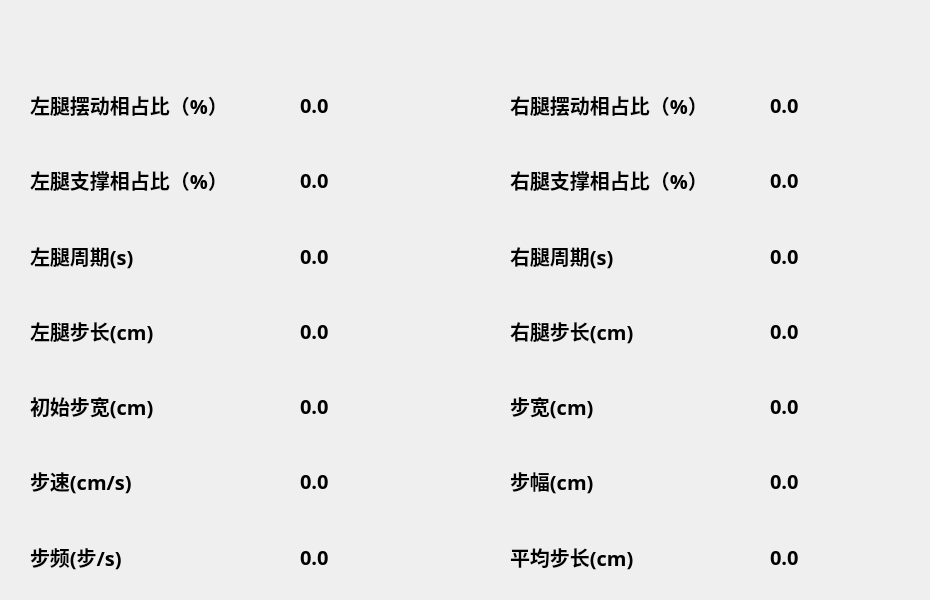
      <widget class="QWidget" name="tab_5">
       <attribute name="title">
        <string>步态参数解算结果</string>
       </attribute>
       <widget class="QWidget" name="verticalLayoutWidget_15">
        <property name="geometry">
         <rect>
          <x>770</x>
          <y>70</y>
          <width>151</width>
          <height>521</height>
         </rect>
        </property>
        <layout class="QVBoxLayout" name="verticalLayout_14">
         <item>
          <widget class="QLabel" name="label_right_swing_data">
           <property name="font">
            <font>
             <family>宋体</family>
             <pointsize>15</pointsize>
             <weight>75</weight>
             <bold>true</bold>
            </font>
           </property>
           <property name="text">
            <string>0.0</string>
           </property>
          </widget>
         </item>
         <item>
          <widget class="QLabel" name="label_right_support_data">
           <property name="font">
            <font>
             <family>宋体</family>
             <pointsize>15</pointsize>
             <weight>75</weight>
             <bold>true</bold>
            </font>
           </property>
           <property name="text">
            <string>0.0</string>
           </property>
          </widget>
         </item>
         <item>
          <widget class="QLabel" name="label_right_period_data">
           <property name="font">
            <font>
             <family>宋体</family>
             <pointsize>15</pointsize>
             <weight>75</weight>
             <bold>true</bold>
            </font>
           </property>
           <property name="text">
            <string>0.0</string>
           </property>
          </widget>
         </item>
         <item>
          <widget class="QLabel" name="label_right_step_length_data">
           <property name="font">
            <font>
             <family>宋体</family>
             <pointsize>15</pointsize>
             <weight>75</weight>
             <bold>true</bold>
            </font>
           </property>
           <property name="text">
            <string>0.0</string>
           </property>
          </widget>
         </item>
         <item>
          <widget class="QLabel" name="label_step_width_data">
           <property name="font">
            <font>
             <family>宋体</family>
             <pointsize>15</pointsize>
             <weight>75</weight>
             <bold>true</bold>
            </font>
           </property>
           <property name="text">
            <string>0.0</string>
           </property>
          </widget>
         </item>
         <item>
          <widget class="QLabel" name="label_right_stride_length_data">
           <property name="font">
            <font>
             <family>宋体</family>
             <pointsize>15</pointsize>
             <weight>75</weight>
             <bold>true</bold>
            </font>
           </property>
           <property name="text">
            <string>0.0</string>
           </property>
          </widget>
         </item>
         <item>
          <widget class="QLabel" name="label_step_length_data">
           <property name="font">
            <font>
             <family>宋体</family>
             <pointsize>15</pointsize>
             <weight>75</weight>
             <bold>true</bold>
            </font>
           </property>
           <property name="text">
            <string>0.0</string>
           </property>
          </widget>
         </item>
        </layout>
       </widget>
       <widget class="QWidget" name="verticalLayoutWidget_14">
        <property name="geometry">
         <rect>
          <x>300</x>
          <y>70</y>
          <width>141</width>
          <height>521</height>
         </rect>
        </property>
        <layout class="QVBoxLayout" name="verticalLayout_13">
         <item>
          <widget class="QLabel" name="label_left_swing_data">
           <property name="font">
            <font>
             <family>宋体</family>
             <pointsize>15</pointsize>
             <weight>75</weight>
             <bold>true</bold>
            </font>
           </property>
           <property name="text">
            <string>0.0</string>
           </property>
          </widget>
         </item>
         <item>
          <widget class="QLabel" name="label_left_support_data">
           <property name="font">
            <font>
             <family>宋体</family>
             <pointsize>15</pointsize>
             <weight>75</weight>
             <bold>true</bold>
            </font>
           </property>
           <property name="text">
            <string>0.0</string>
           </property>
          </widget>
         </item>
         <item>
          <widget class="QLabel" name="label_left_period_data">
           <property name="font">
            <font>
             <family>宋体</family>
             <pointsize>15</pointsize>
             <weight>75</weight>
             <bold>true</bold>
            </font>
           </property>
           <property name="text">
            <string>0.0</string>
           </property>
          </widget>
         </item>
         <item>
          <widget class="QLabel" name="label_left_step_length_data">
           <property name="font">
            <font>
             <family>宋体</family>
             <pointsize>15</pointsize>
             <weight>75</weight>
             <bold>true</bold>
            </font>
           </property>
           <property name="text">
            <string>0.0</string>
           </property>
          </widget>
         </item>
         <item>
          <widget class="QLabel" name="label_left_step_width_data">
           <property name="font">
            <font>
             <family>宋体</family>
             <pointsize>15</pointsize>
             <weight>75</weight>
             <bold>true</bold>
            </font>
           </property>
           <property name="text">
            <string>0.0</string>
           </property>
          </widget>
         </item>
         <item>
          <widget class="QLabel" name="label_left_step_speed_data">
           <property name="font">
            <font>
             <family>宋体</family>
             <pointsize>15</pointsize>
             <weight>75</weight>
             <bold>true</bold>
            </font>
           </property>
           <property name="text">
            <string>0.0</string>
           </property>
          </widget>
         </item>
         <item>
          <widget class="QLabel" name="label_average_period_data">
           <property name="font">
            <font>
             <family>宋体</family>
             <pointsize>15</pointsize>
             <weight>75</weight>
             <bold>true</bold>
            </font>
           </property>
           <property name="text">
            <string>0.0</string>
           </property>
          </widget>
         </item>
        </layout>
       </widget>
       <widget class="QWidget" name="verticalLayoutWidget_13">
        <property name="geometry">
         <rect>
          <x>510</x>
          <y>70</y>
          <width>250</width>
          <height>521</height>
         </rect>
        </property>
        <layout class="QVBoxLayout" name="verticalLayout_12">
         <item>
          <widget class="QLabel" name="label_right_swing">
           <property name="font">
            <font>
             <family>宋体</family>
             <pointsize>15</pointsize>
             <weight>75</weight>
             <bold>true</bold>
            </font>
           </property>
           <property name="text">
            <string>右腿摆动相占比（%）</string>
           </property>
          </widget>
         </item>
         <item>
          <widget class="QLabel" name="label_right_support">
           <property name="font">
            <font>
             <family>宋体</family>
             <pointsize>15</pointsize>
             <weight>75</weight>
             <bold>true</bold>
            </font>
           </property>
           <property name="text">
            <string>右腿支撑相占比（%）</string>
           </property>
          </widget>
         </item>
         <item>
          <widget class="QLabel" name="label_right_period">
           <property name="font">
            <font>
             <family>宋体</family>
             <pointsize>15</pointsize>
             <weight>75</weight>
             <bold>true</bold>
            </font>
           </property>
           <property name="text">
            <string>右腿周期(s)</string>
           </property>
          </widget>
         </item>
         <item>
          <widget class="QLabel" name="label_right_step_length">
           <property name="font">
            <font>
             <family>宋体</family>
             <pointsize>15</pointsize>
             <weight>75</weight>
             <bold>true</bold>
            </font>
           </property>
           <property name="text">
            <string>右腿步长(cm)</string>
           </property>
          </widget>
         </item>
         <item>
          <widget class="QLabel" name="label_step_width">
           <property name="font">
            <font>
             <family>宋体</family>
             <pointsize>15</pointsize>
             <weight>75</weight>
             <bold>true</bold>
            </font>
           </property>
           <property name="text">
            <string>步宽(cm)</string>
           </property>
          </widget>
         </item>
         <item>
          <widget class="QLabel" name="label_gaitstep_length">
           <property name="font">
            <font>
             <family>宋体</family>
             <pointsize>15</pointsize>
             <weight>75</weight>
             <bold>true</bold>
            </font>
           </property>
           <property name="text">
            <string>步幅(cm)</string>
           </property>
          </widget>
         </item>
         <item>
          <widget class="QLabel" name="label_step_length">
           <property name="font">
            <font>
             <family>宋体</family>
             <pointsize>15</pointsize>
             <weight>75</weight>
             <bold>true</bold>
            </font>
           </property>
           <property name="text">
            <string>平均步长(cm)</string>
           </property>
          </widget>
         </item>
        </layout>
       </widget>
       <widget class="QWidget" name="verticalLayoutWidget_12">
        <property name="geometry">
         <rect>
          <x>30</x>
          <y>70</y>
          <width>250</width>
          <height>521</height>
         </rect>
        </property>
        <layout class="QVBoxLayout" name="verticalLayout_11">
         <item>
          <widget class="QLabel" name="label_left_swing">
           <property name="font">
            <font>
             <family>宋体</family>
             <pointsize>15</pointsize>
             <weight>75</weight>
             <bold>true</bold>
            </font>
           </property>
           <property name="text">
            <string>左腿摆动相占比（%）</string>
           </property>
          </widget>
         </item>
         <item>
          <widget class="QLabel" name="label_left_support">
           <property name="font">
            <font>
             <family>宋体</family>
             <pointsize>15</pointsize>
             <weight>75</weight>
             <bold>true</bold>
            </font>
           </property>
           <property name="text">
            <string>左腿支撑相占比（%）</string>
           </property>
          </widget>
         </item>
         <item>
          <widget class="QLabel" name="label_left_period">
           <property name="font">
            <font>
             <family>宋体</family>
             <pointsize>15</pointsize>
             <weight>75</weight>
             <bold>true</bold>
            </font>
           </property>
           <property name="text">
            <string>左腿周期(s)</string>
           </property>
          </widget>
         </item>
         <item>
          <widget class="QLabel" name="label_left_step_length">
           <property name="font">
            <font>
             <family>宋体</family>
             <pointsize>15</pointsize>
             <weight>75</weight>
             <bold>true</bold>
            </font>
           </property>
           <property name="text">
            <string>左腿步长(cm)</string>
           </property>
          </widget>
         </item>
         <item>
          <widget class="QLabel" name="label_origin_step_width">
           <property name="font">
            <font>
             <family>宋体</family>
             <pointsize>15</pointsize>
             <weight>75</weight>
             <bold>true</bold>
            </font>
           </property>
           <property name="text">
            <string>初始步宽(cm)</string>
           </property>
          </widget>
         </item>
         <item>
          <widget class="QLabel" name="label_step_speed">
           <property name="font">
            <font>
             <family>宋体</family>
             <pointsize>15</pointsize>
             <weight>75</weight>
             <bold>true</bold>
            </font>
           </property>
           <property name="text">
            <string>步速(cm/s)</string>
           </property>
          </widget>
         </item>
         <item>
          <widget class="QLabel" name="label_average_period">
           <property name="font">
            <font>
             <family>宋体</family>
             <pointsize>15</pointsize>
             <weight>75</weight>
             <bold>true</bold>
            </font>
           </property>
           <property name="text">
            <string>步频(步/s)</string>
           </property>
          </widget>
         </item>
        </layout>
       </widget>
      </widget>
